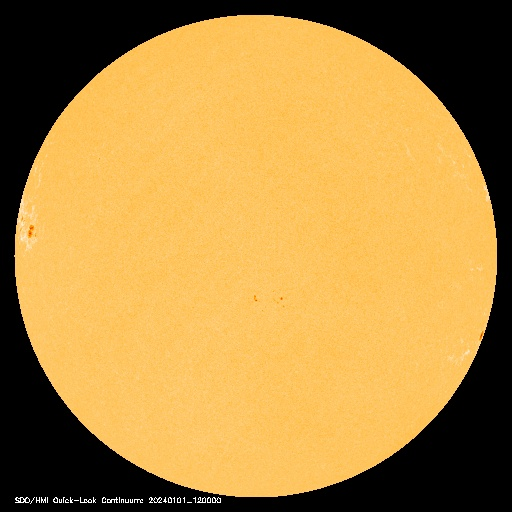
#> input picture solution/images_202401/20240101_1200_hmiigr_512.jpg, 512 x 512 px, found by its file name
$ jupyter execute --allow-errors procesamiento.ipynb   (older library calls are emulated)
#> lines starting #> are read from the running program, lines starting #| are printed output that depends on the picture; after the words box and inside, x2 and y2 are one past the last pixel; in counts of white or black regions, pixels touching at a corner belong together; long printed decimals are rounded
# Implementación

[cell 1]
import cv2
import numpy as np
import matplotlib.pyplot as plt
from scipy.stats import entropy

img=cv2.imread("20240101_1200_hmiigr_512.jpg")
#> img is the input picture: shape (512, 512, 3); mean B, G, R 67.3, 137.8, 176.9

rgb_img = cv2.cvtColor(img,cv2.COLOR_BGR2RGB)
gray_img = cv2.cvtColor(img,cv2.COLOR_RGB2GRAY)

[cell 2]
plt.figure(figsize=(16,8))

plt.subplot(121)
plt.imshow(rgb_img)

plt.subplot(122)
plt.imshow(gray_img, "gray")

plt.show()

[cell 3]
# Histograma
hist = cv2.calcHist([gray_img],[0],None,[256],[0,256])
#> hist = 256 values, max 67149 at index 0, min 0 at index 8, mean 1024

[cell 4]
plt.figure(figsize=(14,8))

plt.subplot(121)
plt.imshow(gray_img, "gray")

plt.subplot(122)
plt.plot(hist)
plt.ylim([0,20000])
plt.grid("on")

plt.show()

[cell 5]
# Segmentación por imagen
u_down= 90
u_up = 155
imbn = cv2.inRange(gray_img,u_down,u_up)
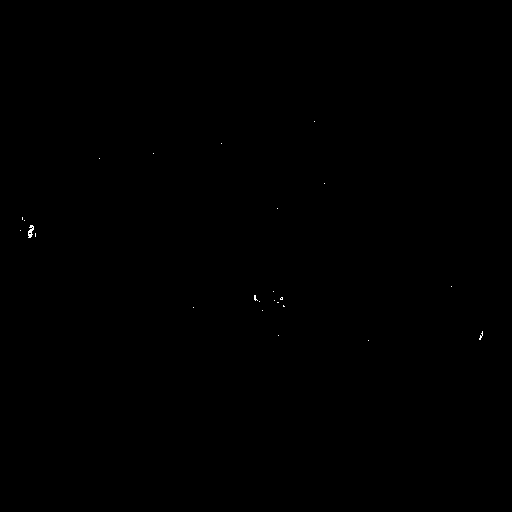
#> imbn: shape (512, 512); 0.04% white in thin lines or dots, all inside (x1, y1, x2, y2) = (20, 121, 483, 341)
type(imbn)

[cell 6]
plt.figure(figsize=(12.8,9.6))

plt.subplot(221)
plt.imshow(gray_img, "gray")

plt.subplot(222)
plt.plot(hist)
plt.plot([u_down, u_down], [0, max(hist.flatten())], "r", label=f'Line at {u_down}')
plt.plot([u_up, u_up], [0, max(hist.flatten())], "r", label=f'Line at {u_up}')
plt.ylim([0,20000])
plt.grid("on")

plt.subplot(223)
plt.imshow(imbn, "gray")

plt.show()

[cell 7]
from google.colab.patches import cv2_imshow

[cell 8]
cv2_imshow(imbn)

[cell 9]
imbn

[cell 10]
def process_image(image_path, u_down, u_up):
    """
    Lee una imagen, la convierte a escala de grises y filtra los valores dentro de un umbral.

    Parámetros:
    - image_path: str, ruta de la imagen.
    - u_down: int, límite inferior del umbral.
    - u_up: int, límite superior del umbral.

    Retorna:
    - img: Imagen original.
    - gray_img: Imagen en escala de grises.
    - imbn: Imagen binaria filtrada dentro del umbral.
    """
    # Leer la imagen
    img = cv2.imread(image_path)

    if img is None:
        raise FileNotFoundError(f"No found: {image_path}")

    # Convertir a escala de grises
    gray_img = cv2.cvtColor(img, cv2.COLOR_BGR2GRAY)

    # Filtrar los valores dentro del umbral
    imbn = cv2.inRange(gray_img, u_down, u_up)

    return img, gray_img, imbn

image_path = "20240101_1200_hmiigr_1024.jpg"
u_down = 90
u_up = 150

img1024, gray_img1024, imbn1024 = process_image(image_path, u_down, u_up)
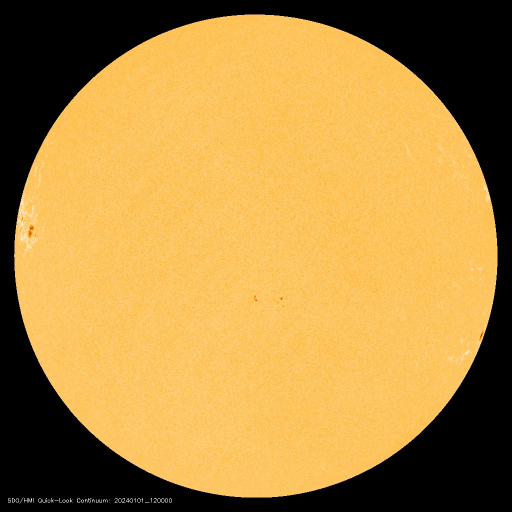
#> input picture solution/images_202401/20240101_1200_hmiigr_1024.jpg, 1024 x 1024 px, found by its file name (shown at 1/2 size)
#> in process_image, img is the input picture: shape (1024, 1024, 3); mean B, G, R 67.1, 137.8, 176.7
#> in process_image, `gray_img = cv2.cvtColor(img, cv2.COLOR_BGR2GRAY)`:
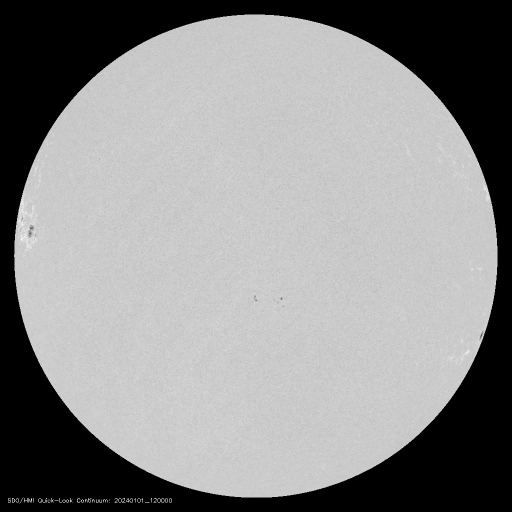
#> gray_img: shape (1024, 1024) (shown at 1/2 size); min 0, max 255, mean 141.4

[cell 11]
hist = cv2.calcHist([gray_img1024],[0],None,[256],[0,256])
#> hist = 256 values, max 292880 at index 0, min 0 at index 12, mean 4096

[cell 12]
plt.figure(figsize=(12.8,9.6))

plt.subplot(221)
plt.imshow(gray_img1024, "gray")

plt.subplot(222)
plt.plot(hist)
plt.plot([u_down, u_down], [0, max(hist.flatten())], "r", label=f'Line at {u_down}')
plt.plot([u_up, u_up], [0, max(hist.flatten())], "r", label=f'Line at {u_up}')
plt.ylim([0,20000])
plt.grid("on")

plt.subplot(223)
plt.imshow(imbn1024, "gray")

plt.show()

[cell 13]
cv2_imshow(imbn1024)

[cell 14]
_bins = 256

hist2024, _ = np.histogram(gray_img1024.ravel(), bins=_bins, range=(0, _bins))
#> hist2024 has the same summary as hist

[cell 15]
prob_dist = hist2024 / hist2024.sum()
#> prob_dist = 256 values, max 0.279 at index 0, min 0 at index 12, mean 0.00391
image_entropy = entropy(prob_dist, base=2)
#> image_entropy = 4.1
print(f"Image Entropy {image_entropy}")
#| Image Entropy 4.096

[cell 16]
plt.hist(hist2024, density=1, bins=_bins)

plt.show()
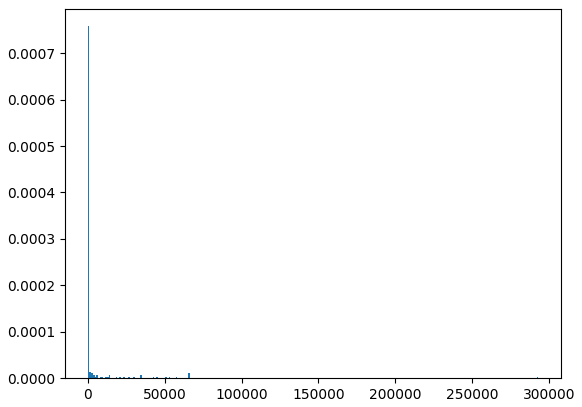
#> figure drawn by matplotlib, 1 panel; tallest bar 0.000758 high, from x = 0 to 1144.1

[cell 17]
#Prueba
foto = "Prueba_entropy.png"
u_down = 90
u_up = 150

#> (the rest of this cell did not finish here and is left out)


_bins = 256

#histleon, _ = np.histogram(g_ifoto.ravel(), bins=_bins, range=(0, _bins))
histleon = cv2.calcHist([g_ifoto],[0],None,[256],[0,256])

prob_dist = histleon / histleon.sum()
image_entropy = entropy(prob_dist, base=2)
print(f"Image Entropy {image_entropy}")

#> (a cell that did not finish here is left out)

#> (a cell that did not finish here is left out)

# Implementación PRE
**importante:**

Este espacio se dividirá en dos sección, la primera línea con todas las funciones y la segunda con todo el código para el funcionamiento del análisi

## Paquetería

[cell 20]
# Paquetería
import math
import cv2
import numpy as np
import matplotlib.pyplot as plt
from scipy.stats import entropy
from skimage.feature import graycomatrix
from scipy.stats import entropy
import pandas as pd

[cell 21]
# Procesamiento de imagen process_hmiigr512
def process_hmiigr512(img_path, u_down, u_up):
    """
    Lee una imagen, la convierte a escala de grises y filtra los valores dentro de un umbral.

    Parámetros:
    - image_path: str, ruta de la imagen.
    - u_down: int, límite inferior del umbral.
    - u_up: int, límite superior del umbral.

    Retorna:
    - img: Imagen original.
    - gray_img: Imagen en escala de grises.
    - imbn: Imagen binaria filtrada dentro del umbral.
    """
    # Leer la imagen
    img = cv2.imread(img_path)

    if img is None:
        raise FileNotFoundError(f"No found: {img}")

    # Limpieza de la etiqueta
    x, y, w, h = 7, 495, 223, 10
    vpixel = 0

    # Crear una copia de la imagen original
    img_modify = img.copy()

    # Cambiar los valores de los píxeles en el área definida
    img_modify[y:y+h, x:x+w] = vpixel

    # Convertir a escala de grises
    gray_img = cv2.cvtColor(img_modify, cv2.COLOR_BGR2GRAY)

    # Filtrar los valores dentro del umbral
    imbn = cv2.inRange(gray_img, u_down, u_up)

    return img_modify, gray_img, imbn


# Procesamiento de imagen process_mdiigr512
def process_mdiigr512(img_path, u_down, u_up):
    """
    Lee una imagen, la convierte a escala de grises y filtra los valores dentro de un umbral.

    Parámetros:
    - image_path: str, ruta de la imagen.
    - u_down: int, límite inferior del umbral.
    - u_up: int, límite superior del umbral.

    Retorna:
    - img: Imagen original.
    - gray_img: Imagen en escala de grises.
    - imbn: Imagen binaria filtrada dentro del umbral.
    """
    # Leer la imagen
    img = cv2.imread(img_path)

    if img is None:
        raise FileNotFoundError(f"No found: {img}")

    # Limpieza de la etiqueta
    x, y, w, h = 1, 495, 183, 15
    vpixel = 0

    # Crear una copia de la imagen original
    img_modify = img.copy()

    # Cambiar los valores de los píxeles en el área definida
    img_modify[y:y+h, x:x+w] = vpixel

    # Convertir a escala de grises
    gray_img = cv2.cvtColor(img_modify, cv2.COLOR_BGR2GRAY)

    clean_gray = gray_img.copy()

    # Limpiar el contorno
    centro = (256, 256)  # Coordenadas (x, y)
    radio = 248  # Radio de la circunferencia
    valor_pixel = 255
    grosor = 3

    cv2.circle(clean_gray, centro, radio, valor_pixel, grosor)

    # Filtrar los valores dentro del umbral
    imbn = cv2.inRange(clean_gray, u_down, u_up)

    return img_modify, clean_gray, imbn

# Contador de pixel's
def count_value(arr, value):
    return np.sum(arr == value)


# Función de optimización de entropía
def calculate_glcm_entropy(image, distances, angles):
    best_entropy = -np.inf
    best_params = (None, None)

    for d in distances:
        for a in angles:
            glcm = graycomatrix(image, distances=[d], angles=[a], symmetric=True, normed=True)
            glcm_entropy = -np.sum(glcm * np.log2(glcm + (glcm == 0)))

            if glcm_entropy > best_entropy:
                best_entropy = glcm_entropy
                best_params = (d, a)

    return best_params, best_entropy

[cell 22]
def plot_image_processing(image_path, format, u_down, u_up):

    # Escoger el formato
    if format == "mdiigr":
        image, gray_image, filter_image = process_mdiigr512(image_path, u_down, u_up)
    elif format == "hmiigr":
        image, gray_image, filter_image = process_hmiigr512(image_path, u_down, u_up)
    else:
        raise ValueError("Unsupported format")

    # Histograma
    hist = cv2.calcHist([gray_image], [0], None, [256], [0, 256])

    # Graficar
    plt.figure(figsize=(12.8, 9.6))

    plt.subplot(221)
    plt.imshow(gray_image, cmap="gray")
    plt.title("Escala de grises")

    plt.subplot(222)
    plt.plot(hist)
    plt.plot([u_down, u_down], [0, max(hist.flatten())], "r", label=f'Línea en {u_down}')
    plt.plot([u_up, u_up], [0, max(hist.flatten())], "r", label=f'Línea en {u_up}')
    plt.ylim([0, 100])
    plt.grid("on")
    plt.title("Ocurrencia de bines")

    plt.subplot(223)
    plt.imshow(filter_image, cmap="gray")
    plt.title("Sunspot")

    plt.show()

[cell 23]
# Función para procesar la imagen con limpieza de la etiqueta y umbralización
def process_image1024(image_path, u_down, u_up):
    # Leer la imagen
    img = cv2.imread(image_path)

    if img is None:
        raise FileNotFoundError(f"No se encontró la imagen: {image_path}")

    # Limpieza de la etiqueta
    x, y, w, h = 15, 996, 331, 12
    vpixel = 0

    # Crear una copia de la imagen original
    img_modify = img.copy()

    # Cambiar los valores de los píxeles en el área definida
    img_modify[y:y+h, x:x+w] = vpixel

    # Convertir a escala de grises
    gray_img = cv2.cvtColor(img_modify, cv2.COLOR_BGR2GRAY)

    # Filtrar los valores dentro del umbral
    imbn = cv2.inRange(gray_img, u_down, u_up)

    return img_modify, gray_img, imbn

# Función para calcular la dimensión fractal usando el método de conteo de cajas
def box_count(img, k):
    S = np.add.reduceat(
        np.add.reduceat(img, np.arange(0, img.shape[0], k), axis=0),
        np.arange(0, img.shape[1], k), axis=1)
    return len(np.where((S > 0) & (S < k*k))[0])

def fractal_dimension(img):
    # Tamaños de las cajas en función del tamaño de la imagen
    min_size = 2
    max_size = min(img.shape) // 2
    sizes = np.logspace(np.log2(min_size), np.log2(max_size), num=10, base=2, dtype=int)
    sizes = sizes[sizes > 1]

    counts = []
    for size in sizes:
        count = box_count(img, size)
        if count > 0:  # Asegurarse de que count no sea cero
            counts.append(count)
        else:
            counts.append(1)  # Evitar división por cero

    # Verificar los valores calculados
    print(f"Tamaños de caja (S): {sizes}")
    print(f"Conteos (N): {counts}")

    if len(counts) < 2:
        return np.nan  # No se puede calcular la dimensión fractal con menos de dos tamaños de cajas válidos

    log_sizes = np.log(sizes)
    log_counts = np.log(counts)

    # Verificar los valores de logaritmos
    #print(f"Logaritmo de tamaños de caja (log S): {log_sizes}")
    #print(f"Logaritmo de conteos (log N): {log_counts}")

    # Calcular la dimensión fractal usando la relación directa
    coeffs = np.polyfit(log_sizes, log_counts, 1)
    return coeffs[0]

# Procesar una sola imagen y calcular la dimensión fractal utilizando la imagen binaria
def process_single_image(imbn):
    fractal_dim = fractal_dimension(imbn)
    img_resized = cv2.resize(imbn, (64, 64)).flatten()
    return fractal_dim, img_resized

[cell 24]
def extract_values(image_path,format, u_down, u_up):

    if format == "mdiigr":
        image, gray_image, filter_image = process_mdiigr512(image_path, u_down, u_up)
    elif format == "hmiigr":
        image, gray_image, filter_image = process_hmiigr512(image_path, u_down, u_up)
    else:
        raise ValueError("Unsupported format")

    # Contar los pixeles blancos asociados a los sunspot
    count = count_value(filter_image, 255)

    # Define distances and angles
    distances = [1, 2, 3, 4, 5]
    angles = [0, np.pi/4, np.pi/2, 3*np.pi/4]

    # Encontrar los mejores parámetros para la imagen en escala de grises
    best_params_g, best_entropy_g = calculate_glcm_entropy(gray_image, distances, angles)
    grad_g = math.degrees(best_params_g[1])

    # Encontrar los mejores parámetros para la imagen filtrada
    best_params_f, best_entropy_f = calculate_glcm_entropy(filter_image, distances, angles)
    grad_f = math.degrees(best_params_f[1])

    # D-FRACTAL de datos filtrados
    d_fractal_f, img_resized = process_single_image(filter_image)

    # Crear DataFrame
    data = {
        "n_pixel": [count],
        "B_entropy_g": [best_entropy_g],
        "B_entropy_f": [best_entropy_f],
        "D_fractal": [d_fractal_f]
    }

    df = pd.DataFrame(data)

    return df

[cell 25]
   # 1024 image
   # x, y, w, h = 15, 996, 331, 12
   # vpixel = 0

Notas:
La entropía cambia en un 0.05 al limpiar la etiqueta:

- Entropía con etiqueta 6.789592751584312
- Entropía sin etiqueta 6.73154732740338
- Diferencia: 0.05804542418093206

## Prueba 1 (img512)

Pasos:
1. Leer la img
1. Limpiar la img (quitar la etiqueta )
2. Establer filtros
3. histograma
4. graficar + filtrado
5. contar pixel's = 255 de filtrado
6. Obtener la entropía a partir de una optimziación
7. Obtener la fractalidad de la imagen

[cell 26]
# Imagen
image_path = "20240101_1200_hmiigr_512.jpg"


# filtros
u_down=80
u_up=175

# procesamiento
image, gray_image, filter_image = process_hmiigr512(image_path, u_down, u_up)
#> in process_hmiigr512, `gray_img = cv2.cvtColor(img_modify, cv2.COLOR_BGR2GRAY)`:
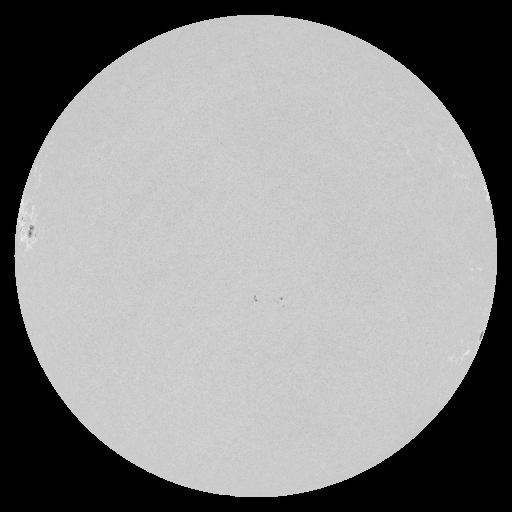
#> gray_img: shape (512, 512); min 0, max 241, mean 141

# Histograma
hist = cv2.calcHist([gray_image],[0],None,[256],[0,256])
#> hist = 256 values, max 69526 at index 0, min 0 at index 11, mean 1024

# Graficar
plt.figure(figsize=(12.8,9.6))

plt.subplot(221)
plt.imshow(gray_image, "gray")

plt.subplot(222)
plt.plot(hist)
plt.plot([u_down, u_down], [0, max(hist.flatten())], "r", label=f'Line at {u_down}')
plt.plot([u_up, u_up], [0, max(hist.flatten())], "r", label=f'Line at {u_up}')
plt.ylim([0,100])
plt.grid("on")

plt.subplot(223)
plt.imshow(filter_image, "gray")

plt.show()
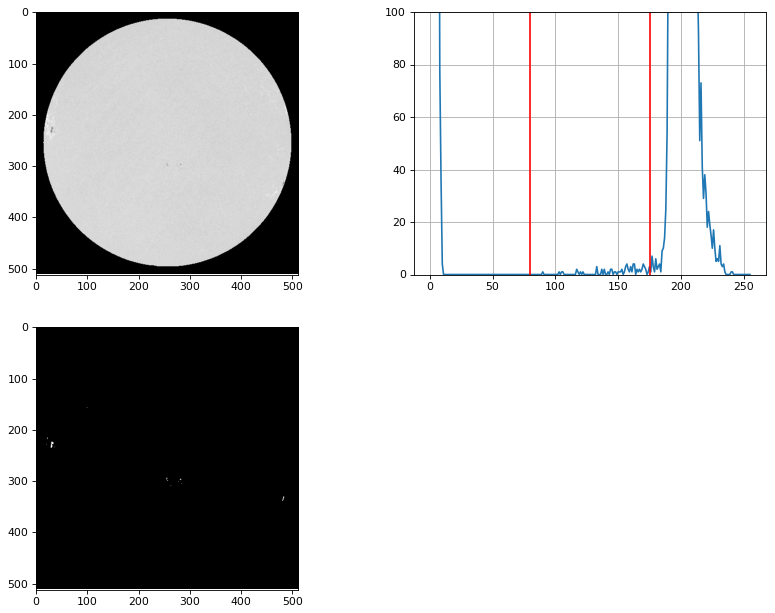
#> figure drawn by matplotlib, 3 panels; panel 2: curve peaks at x = 0, y = 69526

[cell 27]
# Contar los pixeles blancos
count = count_value(filter_image, 255)
#> count = 72
print(f"Tienes {count} pixel's blancos")
#| Tienes 72 pixel's blancos

[cell 28]
# Define distances and angles
distances = [1, 2, 3, 4, 5]
angles = [0, np.pi/4, np.pi/2, 3*np.pi/4]

# Encontrar los mejores parámetros
best_params, best_entropy = calculate_glcm_entropy(gray_image, distances, angles)
#> after the loop in calculate_glcm_entropy, `for d in distances:`: best_entropy = 6.73; best_params = (5, 0.785)
#> best_params = (5, 0.785); best_entropy = 6.73
grad = math.degrees(best_params[1])
#> grad = 45

print(f"Mejor distancia: {best_params[0]}")
#| Mejor distancia: 5
print(f"Mejor ángulo: {grad}")
#| Mejor ángulo: 45.0
print(f"Entropía máxima: {best_entropy}");
#| Entropía máxima: 6.732

[cell 29]
distances = [1, 2, 3, 4, 5]
angles = [0, np.pi/4, np.pi/2, 3*np.pi/4]

# Encontrar los mejores parámetros
best_params, best_entropy = calculate_glcm_entropy(filter_image, distances, angles)
#> best_entropy = 0.00739
grad = math.degrees(best_params[1])

print(f"Mejor distancia: {best_params[0]}")
#| Mejor distancia: 5
print(f"Mejor ángulo: {grad}")
#| Mejor ángulo: 45.0
print(f"Entropía máxima: {best_entropy}");
#| Entropía máxima: 0.007393

[cell 30]
# Guardar data
#np.savetxt("ruta1024.csv", gray_img1024, delimiter=',', fmt='%d')

### prueba mdiigr

[cell 31]
# Imagen
image_path_20040107_1241 = "20040107_1241_mdiigr_512.jpg"

# filtros
u_down=50
u_up=150

# procesamiento
image, gray_image, filter_image = process_mdiigr512(image_path_20040107_1241, u_down, u_up)
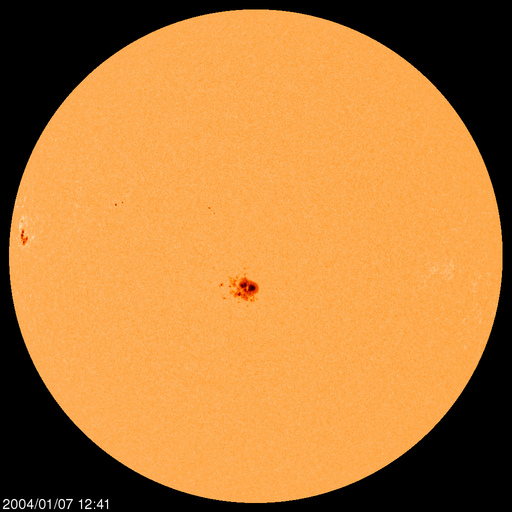
#> input picture solution/images_202401/20040107_1241_mdiigr_512.jpg, 512 x 512 px, found by its file name
#> in process_mdiigr512, img is the input picture: shape (512, 512, 3); mean B, G, R 59.2, 124.8, 184.7
#> in process_mdiigr512, `img_modify[y:y+h, x:x+w] = vpixel`:
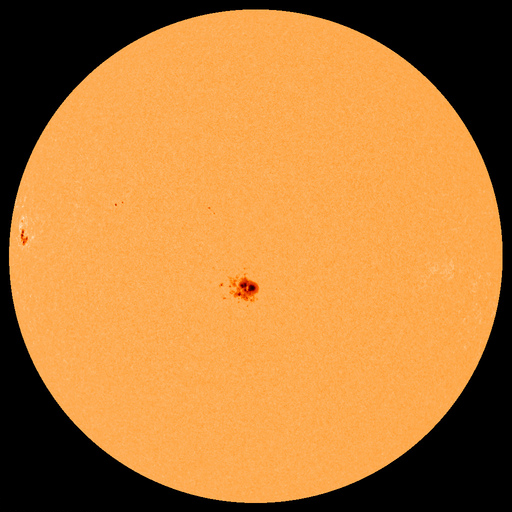
#> img_modify: shape (512, 512, 3); 0.41% of pixels changed, all inside (x1, y1, x2, y2) = (1, 495, 184, 510)
#> in process_mdiigr512, `cv2.circle(clean_gray, centro, radio, valor_pixel, grosor)`:
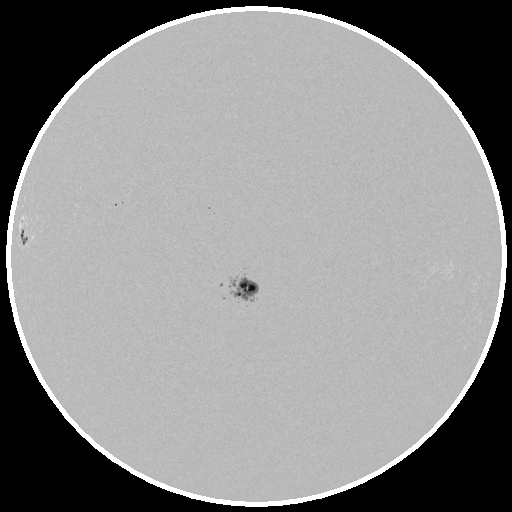
#> clean_gray: shape (512, 512); min 0, max 255, mean 140.9
#> in process_mdiigr512, `imbn = cv2.inRange(clean_gray, u_down, u_up)`:
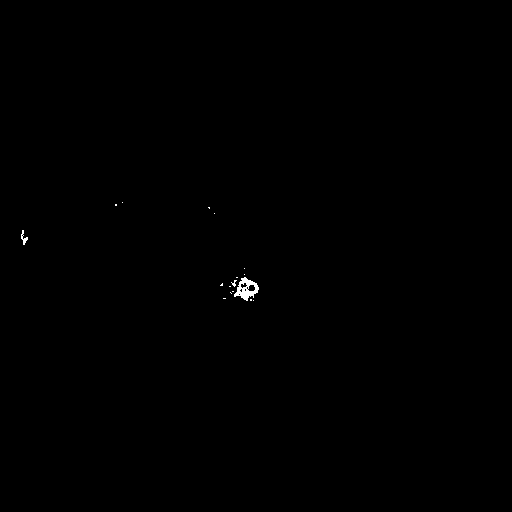
#> imbn: shape (512, 512); 0.15% white; 17 white regions (15 under 20 px), largest, box (x1, y1, x2, y2) and area: (234, 277, 259, 301) 291, (21, 230, 28, 245) 44

# Histograma
hist = cv2.calcHist([gray_image],[0],None,[256],[0,256])
#> hist = 256 values, max 63403 at index 0, min 0 at index 7, mean 1024
#> (the rest of the program and of its run is left out)
